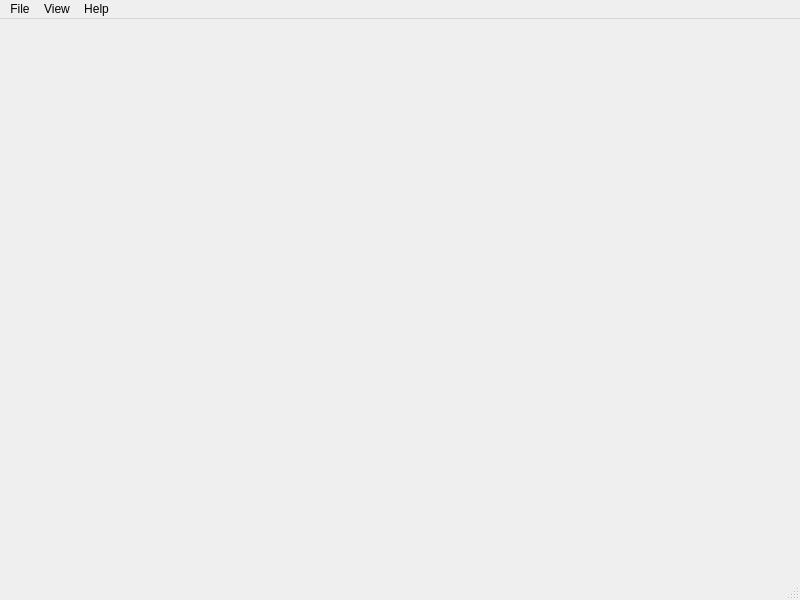
<?xml version="1.0" encoding="UTF-8"?>
<ui version="4.0">
    <class>MainWindow</class>
    <widget class="QMainWindow" name="MainWindow">
        <property name="geometry">
            <rect>
                <x>0</x>
                <y>0</y>
                <width>800</width>
                <height>600</height>
            </rect>
        </property>
        <property name="windowTitle">
            <string>MainWindow</string>
        </property>
        <widget class="ads::CDockManager" name="dockManager" />
        <widget class="QMenuBar" name="menubar">
            <property name="geometry">
                <rect>
                    <x>0</x>
                    <y>0</y>
                    <width>800</width>
                    <height>21</height>
                </rect>
            </property>
            <widget class="QMenu" name="menuFile">
                <property name="title">
                    <string>File</string>
                </property>
                <widget class="QMenu" name="menuOpen_Recent">
                    <property name="title">
                        <string>Open Recent</string>
                    </property>
                </widget>
                <addaction name="actionOpen_Project" />
                <addaction name="menuOpen_Recent" />
                <addaction name="separator" />
                <addaction name="actionSave" />
                <addaction name="actionSave_All" />
                <addaction name="separator" />
                <addaction name="actionSettings" />
                <addaction name="separator" />
                <addaction name="actionExit" />
            </widget>
            <widget class="QMenu" name="menuView">
                <property name="title">
                    <string>View</string>
                </property>
                <addaction name="actionWorkspace" />
            </widget>
            <widget class="QMenu" name="menuHelp">
                <property name="title">
                    <string>Help</string>
                </property>
                <addaction name="actionCFXS_HWD_Github_Page" />
                <addaction name="actionCFXS_Discord" />
                <addaction name="separator" />
                <addaction name="actionAbout" />
            </widget>
            <addaction name="menuFile" />
            <addaction name="menuView" />
            <addaction name="menuHelp" />
        </widget>
        <widget class="QStatusBar" name="statusbar" />
        <action name="actionUndo">
            <property name="checkable">
                <bool>false</bool>
            </property>
            <property name="text">
                <string>Undo</string>
            </property>
            <property name="shortcut">
                <string>Ctrl+Z</string>
            </property>
        </action>
        <action name="actionRedo">
            <property name="text">
                <string>Redo</string>
            </property>
            <property name="shortcut">
                <string>Ctrl+Y</string>
            </property>
        </action>
        <action name="actionCut">
            <property name="text">
                <string>Cut</string>
            </property>
            <property name="shortcut">
                <string>Ctrl+X</string>
            </property>
        </action>
        <action name="actionCopy">
            <property name="text">
                <string>Copy</string>
            </property>
            <property name="shortcut">
                <string>Ctrl+C</string>
            </property>
        </action>
        <action name="actionPaste">
            <property name="text">
                <string>Paste</string>
            </property>
            <property name="shortcut">
                <string>Ctrl+V</string>
            </property>
        </action>
        <action name="actionFind">
            <property name="text">
                <string>Find</string>
            </property>
            <property name="shortcut">
                <string>Ctrl+F</string>
            </property>
        </action>
        <action name="actionReplace">
            <property name="text">
                <string>Replace    </string>
            </property>
            <property name="shortcut">
                <string>Ctrl+H</string>
            </property>
        </action>
        <action name="actionOpen_Project">
            <property name="text">
                <string>Open Project...</string>
            </property>
            <property name="shortcut">
                <string>Ctrl+O</string>
            </property>
        </action>
        <action name="actionSave">
            <property name="text">
                <string>Save</string>
            </property>
            <property name="shortcut">
                <string>Ctrl+S</string>
            </property>
        </action>
        <action name="actionSave_All">
            <property name="text">
                <string>Save All</string>
            </property>
            <property name="shortcut">
                <string>Ctrl+Shift+S</string>
            </property>
        </action>
        <action name="actionSettings">
            <property name="text">
                <string>Settings</string>
            </property>
            <property name="shortcut">
                <string>Ctrl+,</string>
            </property>
        </action>
        <action name="actionExit">
            <property name="text">
                <string>Exit</string>
            </property>
        </action>
        <action name="actionWorkspace">
            <property name="text">
                <string>Workspace        </string>
            </property>
        </action>
        <action name="actionCFXS_HWD_Github_Page">
            <property name="text">
                <string>CFXS HWD Github Page...    </string>
            </property>
        </action>
        <action name="actionCFXS_Discord">
            <property name="text">
                <string>CFXS Discord...</string>
            </property>
        </action>
        <action name="actionAbout">
            <property name="text">
                <string>About</string>
            </property>
        </action>
    </widget>
    <customwidgets>
        <customwidget>
            <class>ads::CDockManager</class>
            <extends>QFrame</extends>
            <header location="global">DockManager.h</header>
            <container>1</container>
        </customwidget>
    </customwidgets>
    <resources />
    <connections />
</ui>
